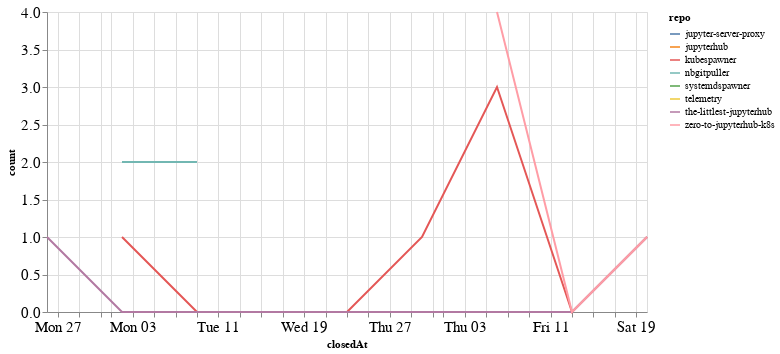

The notebook cell this image was saved under:
### Code cell
closed_by_time = closed_by.groupby('repo').resample('W', on='closedAt').count()['author'].reset_index()
closed_by_time = closed_by_time.rename(columns={'author': 'count'})

alt.Chart(closed_by_time, width=600).mark_line().encode(
    x='closedAt',
    y='count',
    color='repo',
    tooltip="repo"
)

### Figure 1 — Vega-Lite specification as saved in the notebook (floating-point values rounded to 4 significant figures)
{"config": {"axisLeft": {"labelFontSize": 15}, "axisBottom": {"labelFontSize": 15}}, "data": {"name": "data-54309a1fda547c9b21faa0a45fbf12d6"}, "mark": "line", "encoding": {"color": {"type": "nominal", "field": "repo"}, "tooltip": {"type": "nominal", "field": "repo"}, "x": {"type": "temporal", "field": "closedAt"}, "y": {"type": "quantitative", "field": "count"}}, "width": 600, "$schema": "https://vega.github.io/schema/vega-lite/v4.8.1.json", "datasets": {"data-54309a1fda547c9b21faa0a45fbf12d6": [{"repo": "jupyter-server-proxy", "closedAt": "2020-09-20T00:00:00", "count": 2}, {"repo": "jupyterhub", "closedAt": "2020-09-20T00:00:00", "count": 1}, {"repo": "kubespawner", "closedAt": "2020-08-02T00:00:00", "count": 1}, {"repo": "kubespawner", "closedAt": "2020-08-09T00:00:00", "count": 0}, {"repo": "kubespawner", "closedAt": "2020-08-16T00:00:00", "count": 0}, {"repo": "kubespawner", "closedAt": "2020-08-23T00:00:00", "count": 0}, {"repo": "kubespawner", "closedAt": "2020-08-30T00:00:00", "count": 1}, {"repo": "kubespawner", "closedAt": "2020-09-06T00:00:00", "count": 3}, {"repo": "kubespawner", "closedAt": "2020-09-13T00:00:00", "count": 0}, {"repo": "kubespawner", "closedAt": "2020-09-20T00:00:00", "count": 1}, {"repo": "nbgitpuller", "closedAt": "2020-08-02T00:00:00", "count": 2}, {"repo": "nbgitpuller", "closedAt": "2020-08-09T00:00:00", "count": 2}, {"repo": "systemdspawner", "closedAt": "2020-07-26T00:00:00", "count": 1}, {"repo": "telemetry", "closedAt": "2020-08-30T00:00:00", "count": 1}, {"repo": "the-littlest-jupyterhub", "closedAt": "2020-07-26T00:00:00", "count": 1}, {"repo": "the-littlest-jupyterhub", "closedAt": "2020-08-02T00:00:00", "count": 0}, {"repo": "the-littlest-jupyterhub", "closedAt": "2020-08-09T00:00:00", "count": 0}, {"repo": "the-littlest-jupyterhub", "closedAt": "2020-08-16T00:00:00", "count": 0}, {"repo": "the-littlest-jupyterhub", "closedAt": "2020-08-23T00:00:00", "count": 0}, {"repo": "the-littlest-jupyterhub", "closedAt": "2020-08-30T00:00:00", "count": 0}, {"repo": "the-littlest-jupyterhub", "closedAt": "2020-09-06T00:00:00", "count": 0}, {"repo": "the-littlest-jupyterhub", "closedAt": "2020-09-13T00:00:00", "count": 0}, {"repo": "the-littlest-jupyterhub", "closedAt": "2020-09-20T00:00:00", "count": 1}, {"repo": "zero-to-jupyterhub-k8s", "closedAt": "2020-09-06T00:00:00", "count": 4}, {"repo": "zero-to-jupyterhub-k8s", "closedAt": "2020-09-13T00:00:00", "count": 0}, {"repo": "zero-to-jupyterhub-k8s", "closedAt": "2020-09-20T00:00:00", "count": 1}]}}
